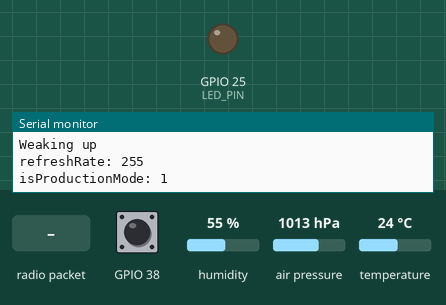
Simulated run of this program. Board: ESP32. Parts: output pins drawn as LEDs (lit = HIGH), the last lines printed to the serial monitor. Dashed ring = blinking. The test bench sets the inputs (shaded band); at power-on: GPIO 38 HIGH, humidity 55 %, air pressure 1013 hPa, temperature 24 °C. Random numbers use the default seed unless the program sets one; EEPROM starts erased; no radio packets arrive unless stated.

Above: at 1.2 s.
1.3 s: radio packet "300" arrives
At 3.07 s:
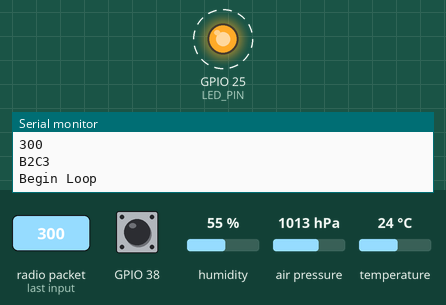
Timing chart, 0 to 5.8 s (numbered marks = the images above; inputs shaded):
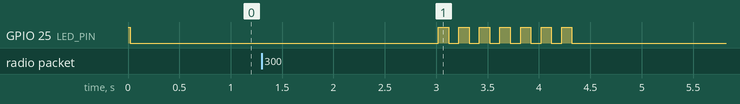

The program:

main.cpp
```cpp
#include <EEPROM.h>

#include "Lora.h"
#include "Button.h"
#include "Sensor.h"
#include "Utils.h"

#if defined( WIFI_LoRa_32_V2 )
    #define LED_PIN 25
    #define USER_BUTTON 0
    #define INTERRUPT_BUTTON GPIO_NUM_0
#elif defined( Wireless_Stick )
    #define LED_PIN 25
    #define USER_BUTTON 0
    #define INTERRUPT_BUTTON GPIO_NUM_0
#else
    #define LED_PIN 25
    #define USER_BUTTON 38
    #define INTERRUPT_BUTTON GPIO_NUM_38
#endif
#define EEPROM_SIZE 3
#define uS_TO_S_FACTOR 60000000ULL  /* Conversion factor for micro seconds to seconds */


void onReceive();
void testSignal();

void loadFromMemory();
void deepSleep();
void selectFlow();

void getChipID();
int getBattVoltage();

void sendLoRaAndSleep();

enum EpromPosition {
  REFRESH_RATE,
  PRODUCTION_MODE,
};

String UNIQUE_ID;

bool isFirstScreenLoad = false;
bool loraMessageFlag = false;
Lora lora;
Button button;
Sensor sensor;

int refreshRate;
bool updateRefreshRate = false;

bool isProductionMode = false;
bool isProductionRoutine = false;
int sendData = 5;
int timeUntilSleep = 15;

int menuTimerToProd = 0;

void setup() {
  Serial.begin(115200);
  Wire.begin(21,22);                  // put here the Pins of I2C

  pinMode(LED_PIN, OUTPUT);
  digitalWrite(LED_PIN, 1);

  Serial.println("\n\nWeaking up");
  EEPROM.begin(EEPROM_SIZE);

  loadFromMemory();
  getChipID();
  selectFlow();

  button.init(USER_BUTTON, testSignal, testSignal, 1);

  lora.onReceive(onReceive);
  lora.init(getBattVoltage(),UNIQUE_ID);
  lora.receive();

  esp_sleep_enable_timer_wakeup(refreshRate * uS_TO_S_FACTOR);
  esp_sleep_enable_ext0_wakeup(INTERRUPT_BUTTON, 0); //1 = High, 0 = Low
  digitalWrite(LED_PIN, 0);
}

void loop() {
  delay(3000);
  Serial.println("Begin Loop");
  if (loraMessageFlag) {
    loraMessageFlag = false;
    if (lora.getStatus() == 201) {
      refreshRate = lora.getMessage().toInt();
      updateRefreshRate = true;
    }
    if (lora.getStatus() == 300) {
      Util.blink((lora.getRSSI()*(-1)/20), 200);
    }
    isProductionRoutine = true;
  }
  if (updateRefreshRate) {
    EEPROM.write(REFRESH_RATE, refreshRate);
    EEPROM.commit();
    Serial.println(refreshRate);
  }
  if (isProductionRoutine) {
    sendLoRaAndSleep();
  }
  if (menuTimerToProd >= 3000){
    isProductionRoutine = true;
    EEPROM.write(PRODUCTION_MODE, isProductionRoutine);
    EEPROM.commit();
  }
  menuTimerToProd++;
  delay(10);
}

void sendLoRaAndSleep() {
  Util.blink(3, 200);
  sensor.readValues();
  lora.send101(sensor.getLastValue());
  delay(10*1000);
  deepSleep();
}

int getBattVoltage() {
  return random(80,90);
}

void selectFlow() {
esp_sleep_wakeup_cause_t wakeup_reason = esp_sleep_get_wakeup_cause();
  if (isProductionMode) {
    if (wakeup_reason == ESP_SLEEP_WAKEUP_EXT0) {
      sendData = 1;
    } else {
      isProductionRoutine = true;
    }
  } else {
    sendData = 1;
  }
}

void loadFromMemory() {
  refreshRate = EEPROM.read(REFRESH_RATE);
  isProductionMode = EEPROM.read(PRODUCTION_MODE);

  Serial.print("refreshRate: ");
  Serial.println(refreshRate);
  Serial.print("isProductionMode: ");
  Serial.println(isProductionMode);
}

void onReceive() {
  loraMessageFlag = true;
  isProductionRoutine = false;
}

void deepSleep() {
  lora.deepSleep();
  esp_deep_sleep_start();
}

void getChipID() {
  uint8_t baseMac[6];
  esp_read_mac(baseMac, ESP_MAC_WIFI_STA);
  char baseMacChr[4] = {0};
  sprintf(baseMacChr, "%02X%02X", baseMac[4], baseMac[5]);
  UNIQUE_ID = String(baseMacChr);
}

void testSignal() {
  lora.send301();
}
```

Button.h
```cpp
#ifndef _BUTTON_H_
#define _BUTTON_H_

#include "Arduino.h"


typedef void (*CallBack)();


int _buttonPin;
long pressedTimer;
bool isButtonPressed = false;
int counter;
bool updateScreen;
double _threashHoldTimer;

CallBack _earlyReleased;
CallBack _longReleased;


void buttonPressed() {
    delay(10);
    if (!digitalRead(_buttonPin)) {
        pressedTimer = millis();
    } else {
        if( (millis() - pressedTimer) > 50) {
            if ( (millis() - pressedTimer) > (_threashHoldTimer * 1000) ) { _earlyReleased(); }
            else { _longReleased(); }
        }
    }
}

class Button {
public:
  Button() {

  }

  void init(int buttonPin, CallBack earlyReleased, CallBack longReleased, double threashHoldTimer) {
    _buttonPin = buttonPin;
    _earlyReleased = earlyReleased;
    _longReleased = longReleased;
    _threashHoldTimer = threashHoldTimer;
    pinMode(buttonPin, INPUT_PULLUP);
    attachInterrupt(digitalPinToInterrupt(_buttonPin), buttonPressed, CHANGE);
  }
};

#endif // _BUTTON_H_
```

Lora.h
```cpp
#include <SPI.h>
#include <LoRa.h>

#define BAND 433E6

#define SCK 5
#define MISO 19
#define MOSI 27
#define SS 18
#define RST 14
#define DIO0 26

typedef void (*customCallBack)();
customCallBack _customCB;

String _rssi = "null";
String _packSize = "--";
String _packet;
String _message;
int _status;

String _UNIQUE_ID;
int _battVoltage;

String splitString(String data, char separator, int index);


void defaultCallBack(int packetSize) {
    String ID;
    String data;

    _packet ="";
    _packSize = String(packetSize,DEC);
    for (int i = 0; i < packetSize; i++) { _packet += (char) LoRa.read(); }
    Serial.println("defautlCB: " +_packet);
    _status = splitString(_packet, '/', 0).toInt();
    ID = splitString(_packet, '/', 2);
    data = splitString(_packet, '/', 3);
    Serial.println(_status);
    Serial.print(ID);
    Serial.println(_UNIQUE_ID);
    Serial.println(data);

    if ( _status == 201 && ID == _UNIQUE_ID) {
        _message = data;
        _customCB();
        return;
    }
    if (_status == 300) {
        _message = data;
        _customCB();
        return;
    }

}

class Lora {
    public:
        Lora() {
            SPI.begin(SCK, MISO, MOSI, SS);
            LoRa.setPins(SS, RST, DIO0);
            LoRa.onReceive(defaultCallBack);

        }

        void init(int battVoltage, String UNIQUE_ID) {
            _UNIQUE_ID = UNIQUE_ID;
            _battVoltage = battVoltage;
            if (!LoRa.begin(BAND)) {
                Serial.println("Starting LoRa failed!");
                while (1);
            }
        }

        void onReceive(customCallBack customCB) {
            _customCB = customCB;
        }

        void receive() {
            LoRa.receive();
        }

        void send101(String message) {
            // LoRa.setSpreadingFactor(10);
            LoRa.setTxPower(17);
            String msg = "101/" + String(random(100)) + "/" + _UNIQUE_ID + "/" + _battVoltage + ","+ message;
            LoRa.beginPacket();
            LoRa.print(msg);
            LoRa.endPacket();
            LoRa.receive();
            Serial.println("Sent LoRa: " + msg);
        }

        void send301() {
            Serial.println("Iniciando301");
            LoRa.beginPacket();
            LoRa.setTxPower(14);
            LoRa.print("301/" + String(random(100)));
            LoRa.endPacket();
            LoRa.receive();
            Serial.println("send301/");
        }

        // https://stackoverflow.com/questions/9072320/split-string-into-string-array


        void deepSleep() {
            LoRa.end();
            LoRa.sleep();
            delay(10);
        }

        String getPacket() {
            return _packet;
        }

        String getMessage() {
            return _message;
        }

        int getRSSI() {
            return LoRa.packetRssi();
        }

        int getStatus() {
            return _status;
        }

};


String splitString(String data, char separator, int index) {
    int found = 0;
    int strIndex[] = {0, -1};
    int maxIndex = data.length()-1;

    for(int i=0; i<=maxIndex && found<=index; i++){
        if(data.charAt(i)==separator || i==maxIndex){
            found++;
            strIndex[0] = strIndex[1]+1;
            strIndex[1] = (i == maxIndex) ? i+1 : i;
        }
    }
    return found>index ? data.substring(strIndex[0], strIndex[1]) : "";
}
```

Sensor.h
```cpp
#include <Wire.h>
#include <Adafruit_Sensor.h>
#include <Adafruit_BME280.h>

#include "Adafruit_CCS811.h"
#include "Adafruit_BMP280.h"
#include "ClosedCube_HDC1080.h"

#include <OneWire.h>
#include <DallasTemperature.h>

#define VCC 0
#define ONE_WIRE_BUS_AND_SDA 4
#define I2C_SCL 15

class Sensor {
    int _sensorModule;
    String _lastValue = "";

    Adafruit_BME280 bme; // I2C

    Adafruit_CCS811 ccs;
    ClosedCube_HDC1080 hdc1080;
    Adafruit_BMP280 bmp280;

    public:
        Sensor() {
            // pinMode(VCC, OUTPUT);
        }
        void readValues() {
            if (bme.begin(0x76)) {
                delay(3000);
                float pressuare = bme.readPressure() / 100.0F;
                _lastValue = String(bme.readTemperature())+','+String(pressuare)+','+bme.readHumidity();
                return;
            }

            hdc1080.begin(0x40);
            bmp280.begin(0x76);
            ccs.begin();

            delay(5000);

            float pressuare = bmp280.readPressure() / 100.0F;
            float co2 = 0;
            float tvoc = 0;
            if(ccs.available()){
                if(!ccs.readData()){
                Serial.print("CO2: ");
                co2 = ccs.geteCO2();
                Serial.print(co2);
                Serial.print("ppm, TVOC: ");
                tvoc = ccs.getTVOC();
                Serial.println(tvoc);
                }
            }

            _lastValue = String(bmp280.readTemperature())+','+String(pressuare)+','+hdc1080.readHumidity()+','+co2+','+tvoc;
            return;
        }

        String getLastValue() {
            return _lastValue;
        }
};
```

Utils.h
```cpp
#ifndef UTILS_H
#define UTILS_H

#define LED_PIN 25

class Utils
{
private:

public:
    Utils() {
    };
    static void blink (int repeat, int delayMls) {
        for (int i=0; i<repeat; i++) {
            digitalWrite(25, !digitalRead(25));
            delay(delayMls/2);
            digitalWrite(25, !digitalRead(25));
            delay(delayMls/2);
        }
    }

    static void ledOff() {
        digitalWrite(LED_PIN, LOW);
    }

    static String splitString(String data, char separator, int index) {
        int found = 0;
        int strIndex[] = {0, -1};
        int maxIndex = data.length()-1;

        for(int i=0; i<=maxIndex && found<=index; i++){
            if(data.charAt(i)==separator || i==maxIndex){
                found++;
                strIndex[0] = strIndex[1]+1;
                strIndex[1] = (i == maxIndex) ? i+1 : i;
            }
        }
        return found>index ? data.substring(strIndex[0], strIndex[1]) : "";
    }


};

extern Utils Util;


#endif
```

Measured:
- by itself, GPIO 25 (LED_PIN): alternates HIGH for 0.10 s and LOW for 0.10 s, 14 changes in all, then stays LOW
